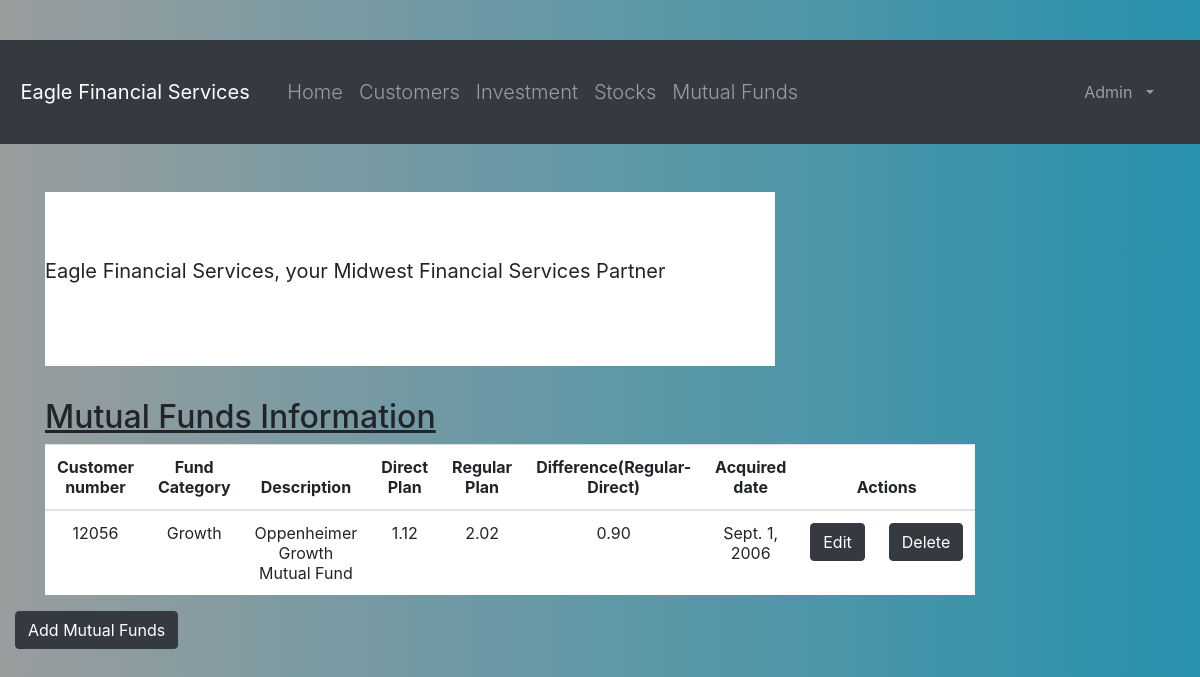
Screenshot of /mutual_list (signed in) with the database file from the repository.
### portfolio/models.py (models this page shows, shortened)
class Mutual(models.Model):
    customer = models.ForeignKey(Customer, on_delete=models.CASCADE, related_name='mutuals')
    fund_category = models.CharField(max_length=50)
    description = models.CharField(max_length=200)
    direct_plan = models.DecimalField(max_digits=10, decimal_places=2)
    regular_plan = models.DecimalField(max_digits=10, decimal_places=2)
    difference = models.DecimalField(max_digits=10, decimal_places=2)
    acquired_date  = models.DateField(default=timezone.now, blank=True, null=True)

class Customer(models.Model):
    name = models.CharField(max_length=50)
    address = models.CharField(max_length=200)
    cust_number = models.IntegerField(blank=False, null=False)
    city = models.CharField(max_length=50)
    state = models.CharField(max_length=50)
    zipcode = models.CharField(max_length=10)
    email = models.EmailField(max_length=200)
    cell_phone = models.CharField(max_length=50)
    created_date = models.DateTimeField(
        default=timezone.now)
    updated_date = models.DateTimeField(auto_now_add=True)
    def __str__(self):
        return str(self.cust_number)

### portfolio/views.py (the view)
# urls.py: path('mutual_list', views.mutual_list, name='mutual_list'),
@login_required
def mutual_list(request):
    mutuals = Mutual.objects.filter(acquired_date__lte=timezone.now())
    return render(request, 'portfolio/mutual_list.html', {'mutuals': mutuals})

### portfolio/templates/portfolio/mutual_list.html (shortened to what this page needs)
{% extends 'portfolio/base.html' %}
{% block content %}
<html lang="en">
    <body>
    <body>
  <header class="jumbotron jumbotron-fluid" style="background: white">
      <p class="lead text-nowrap"><b>Eagle Financial Services, your Midwest Financial Services Partner</b></p>
         </header>
    <div class="row">
        <h2 style="padding-left: 15Px"><u>Mutual Funds Information</u></h2>
    </div>
    <div>
        <table class="table table-hover table-responsive-lg text-center">
            <thead>
            <tr bgcolor="white">
                <th>Customer number</th>
                <th>Fund Category</th>
                <th>Description</th>
                <th>Direct Plan</th>
                <th>Regular Plan</th>
                <th>Difference(Regular-Direct)</th>
                <th>Acquired date</th>
                <th colspan="3">Actions</th>
            </tr>
            </thead>
            <tbody>
            {% for mutual in mutuals %}
                <tr bgcolor="white">
                    <td>{{mutual.customer }}</td>
                    <td>{{mutual.fund_category }}</td>
                    <td>{{mutual.description }}</td>
                    <td>{{mutual.direct_plan}}</td>
                    <td>{{mutual.regular_plan }}</td>
                    <td>{{mutual.difference }}</td>
                    <td>{{mutual.acquired_date}}</td>
                    <td><a href="{% url 'portfolio:mutual_edit' pk=mutual.pk %}"
                           class=" btn btn-dark">Edit</a></td>
                    <td><a href="{% url 'portfolio:mutual_delete' pk=mutual.pk %}"
                    onclick="return confirm('Are you sure you want to delete?')"
                    class=" btn btn-dark">Delete</a>
                    </td>
                    </tr>
            {% endfor %}
            </tbody>
        </table>
     <div class="row">
            <a href="{% url 'portfolio:mutual_new' %}" class="row"><span
                    class="btn btn-dark">Add Mutual Funds</span></a>
        </div>
    </div>
    </body>
    </html>
{% endblock %}

### portfolio/templates/portfolio/base.html (shortened to what this page needs)
{% load static %}
<html lang="en">
<head>
  <link rel="stylesheet" href="https://maxcdn.bootstrapcdn.com/bootstrap/4.5.0/css/bootstrap.min.css">
</head>
<body>
 <button class="navbar-toggler" type="button" data-toggle="collapse"  data-target="#navbarCollapse" aria-controls="navbarCollapse"  aria-expanded="false" aria-label="Toggle navigation">
        <span class="navbar-toggler-icon">
        </span>
           </button>
 <nav class="navbar navbar-expand-md navbar-dark bg-dark mb-4">
           <a class="navbar-brand" href="/">Eagle Financial Services</a>
    {% if user.is_authenticated %}
        <div class="collapse navbar-collapse" id="collapsibleNavbar">
            <ul class="navbar-nav">
                <li class="nav-item lead"><a class=nav-link href="{% url 'portfolio:home' %}">Home</a></li>
                <li class="nav-item lead"><a class=nav-link href="{% url 'portfolio:customer_list' %}">Customers</a></li>
                <li class="nav-item lead"><a class=nav-link href="{% url 'portfolio:investment_list' %}">Investment</a></li>
                <li class="nav-item lead"><a class=nav-link href="{% url 'portfolio:stock_list' %}">Stocks</a></li>
                <li class="nav-item lead"><a class=nav-link href="{% url 'portfolio:mutual_list' %}">Mutual Funds</a></li>
            </ul>
    {% endif %}
    <div class="collapse navbar-collapse" id="navbarCollapse">
        {% if user.is_authenticated %}
            <ul class="navbar-nav ml-auto">
                <li class="nav-item">
                                   <a class="nav-link dropdown-toggle" href="#" id="userMenu" data-toggle="dropdown" aria-haspopup="true" aria-expanded="false">
                                       {{ user.username }}
                                   </a>
                </li>
            </ul>
        {% else %}
            <form class="form-inline ml-auto">
                <a href="{% url 'login' %}" class="btn btn-outline-secondary"> Log In</a>
                             <a class="navbar-brand" href="{% url 'portfolio:register' %}"> Sign Up </a>
            </form>
        {% endif %}
    </div>
</nav>
<div class="content container">
    <div class="row">
        <div class="col-md-8">
            {% block content %}{% endblock %}
        </div>
    </div>
</div>
</body>
</html>

### portfolio/templates/portfolio/base.html (style rules this page uses)
body,html { height: 100%; margin: 0; background: #7F7FD5; background: -webkit-linear-gradient(to right, #536366, #999d9e); background: linear-gradient(to right, #999d9e, #2892ad); }

### portfolio/templates/portfolio/mutual_list.html (style rules this page uses)
body { background-color: beige; }

### rows the page displays
Mutual: customer "12056", fund_category "Growth", description "Oppenheimer Growth Mutual Fund", direct_plan "1.12", regular_plan "2.02", difference "0.90", acquired_date "Sept. 1, 2006"

### other values shown
{{ user.username }} "Admin"
